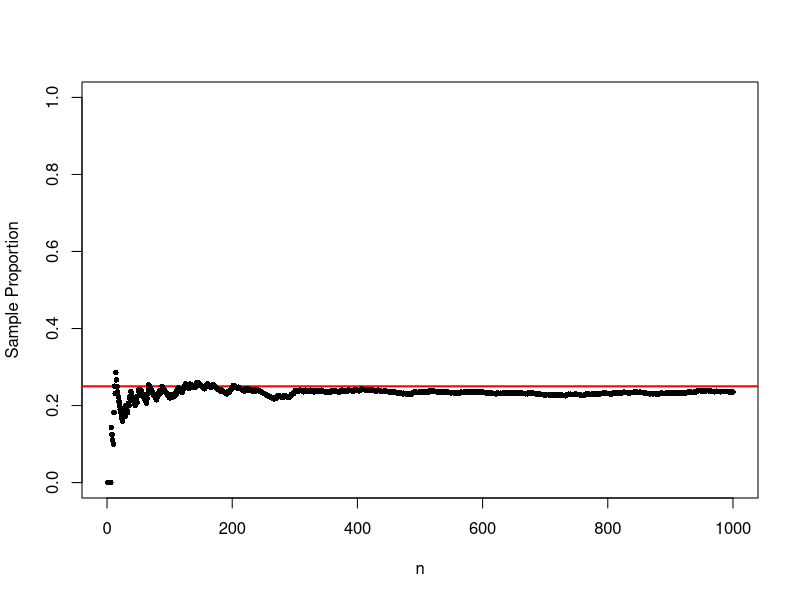
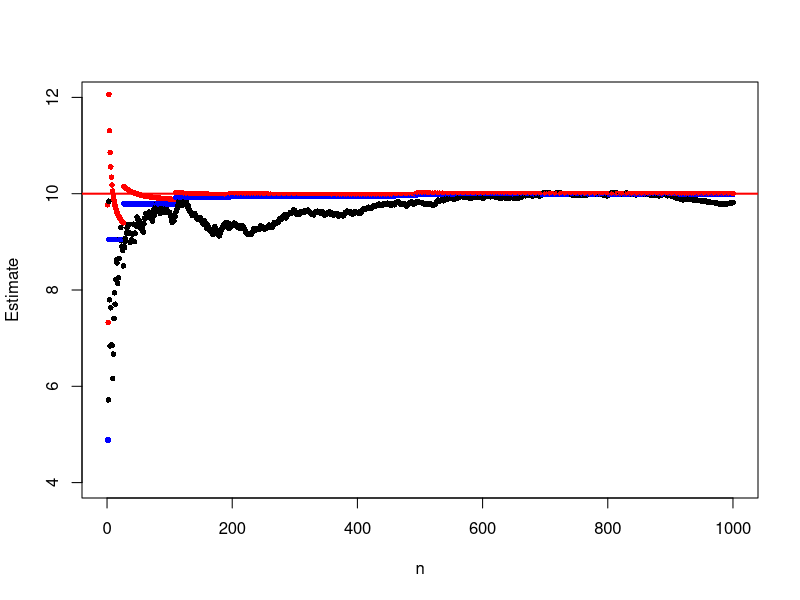

Write R code to recreate these figures, in order.
## ---- chunk 1
p=1/4 # specify probability of success for the simulation

nsim=1000 # specify range of possible ns (how long we will run the simulation)

# initialize a blank plot to store the results
plot(0,0,type="n",xlim=c(0,nsim),ylim=c(0,1),xlab="n",ylab="Sample Proportion")

# add a reference line at the true probability
abline(h=p,col="red",lwd=2)

# initialize number of successes
successes=0

for (trials in 1:nsim) # loop from 1 to the number of simulations
{
   x=rbinom(1, 1, p) # randomly generate a bernoulli (binomial with n=1) observation

   successes = successes + x  # add the observation to the running count of total successes

   points(trials, successes/trials, pch=16, cex=.75) # plot successes/trials

}
## ---- chunk 2

theta = 10  # specify an upper bound for our model

nsim=1000 # specify range of possible sample sizes (how long we will run the simulation)

# initialize a blank plot to store the results
plot(0,0,type="n",xlim=c(0,nsim),ylim=c(4,12),xlab="n",ylab="Estimate")

# add a reference line at the true upper bound
abline(h=theta,col="red",lwd=2)

dat = NULL

for (n in 1:nsim) # loop from 1 to the number of simulations
{
   x=runif(1, 0, theta) # randomly generate a uniform(0, theta) observation

   dat = c(dat,x)
   
   mom = 2*mean(dat)
   
   mle = max(dat)
   
   mod.mle = (n+1)/n*mle

   points(n, mom, pch=16, cex=.75) # plot mom estimate
   points(n, mle, pch=16, cex=.75, col="blue") # plot mle
   points(n, mod.mle, pch=16, cex=.75, col="red")

}

